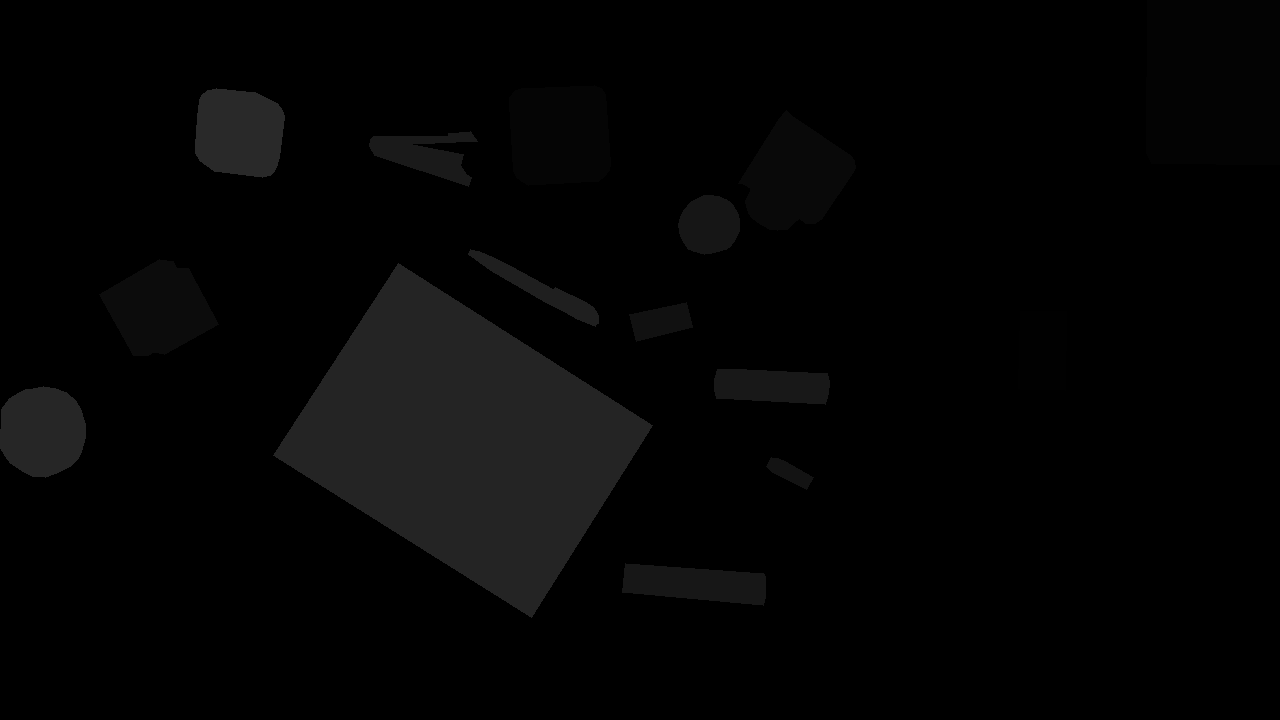
#> input picture Convert_Img_Color/target/10.png, 1280 x 720 px; its folder holds 4 pictures in this run
$ python convert_image_color.py
#> lines starting #> are read from the running program, lines starting #| are printed output that depends on the picture
import os
import sys
import time
from config import RL_Obj_List
import numpy as np
import cv2
import logging
IMAGE_CHANNEL = 3

logger = logging.getLogger("seg_detector")

def convert_color_seg(grey_label_array):
    t1 = time.time()

    height = grey_label_array.shape[0]
    width = grey_label_array.shape[1]
    channel = IMAGE_CHANNEL

    shape = (height, width, channel)
    color_label = np.zeros(shape=shape, dtype=np.uint8)

    for i in np.unique(grey_label_array):
        list0 = np.where(grey_label_array == i)
        color = RL_Obj_List[i][1]
        color_label[list0[0], list0[1]] = color

    t2 = time.time()

    logger.info("time spend : {:07.4f} on convert_color_seg".format(t2-t1))
    cv2.imshow("color_seg_show", color_label)
    cv2.waitKey(1)
    return np.copy(color_label)

if __name__ == "__main__":

    logging.basicConfig(stream=sys.stdout, level=logging.INFO)

    # read images
    for idx, path in enumerate(os.listdir("target/")):
        image = cv2.imread("target/" + path, -1)
#> image is the input picture: shape (720, 1280); min 0, max 41, mean 4
        print("working on target/" + path)
        output_image = convert_color_seg(image)
#> the loop in convert_color_seg, `for i in np.unique(grey_label_array):` made 16 passes
#> (i, list0, color) on passes 4 to 12: (5, 9232 positions, rows 85 to 185, columns 509 to 610, (255, 0, 255)), (9, 8647 positions, rows 110 to 230, columns 738 to 855, (0, 255, 127)), (12, 7306 positions, rows 259 to 355, columns 99 to 218, (255, 127, 0)), (17, 1592 positions, rows 302 to 341, columns 629 to 692, (127, 127, 127)), (19, 704 positions, rows 457 to 489, columns 766 to 813, (127, 63, 255)), (22, 2888 positions, rows 195 to 254, columns 678 to 739, (255, 63, 127)), (23, 4367 positions, rows 563 to 605, columns 622 to 765, (255, 127, 63)), (24, 3498 positions, rows 369 to 404, columns 714 to 829, (0, 63, 255)), (26, 3051 positions, rows 131 to 186, columns 369 to 477, (0, 255, 63))
#> (list0, color) on passes 1 to 3: (769991 positions, rows 0 to 719, columns 0 to 1279, (0, 0, 0)), (3753 positions, rows 311 to 390, columns 1018 to 1066, (0, 0, 255)), (21933 positions, rows 0 to 164, columns 1146 to 1279, (255, 0, 0))
#> after the loop in convert_color_seg, `for i in np.unique(grey_label_array):`:
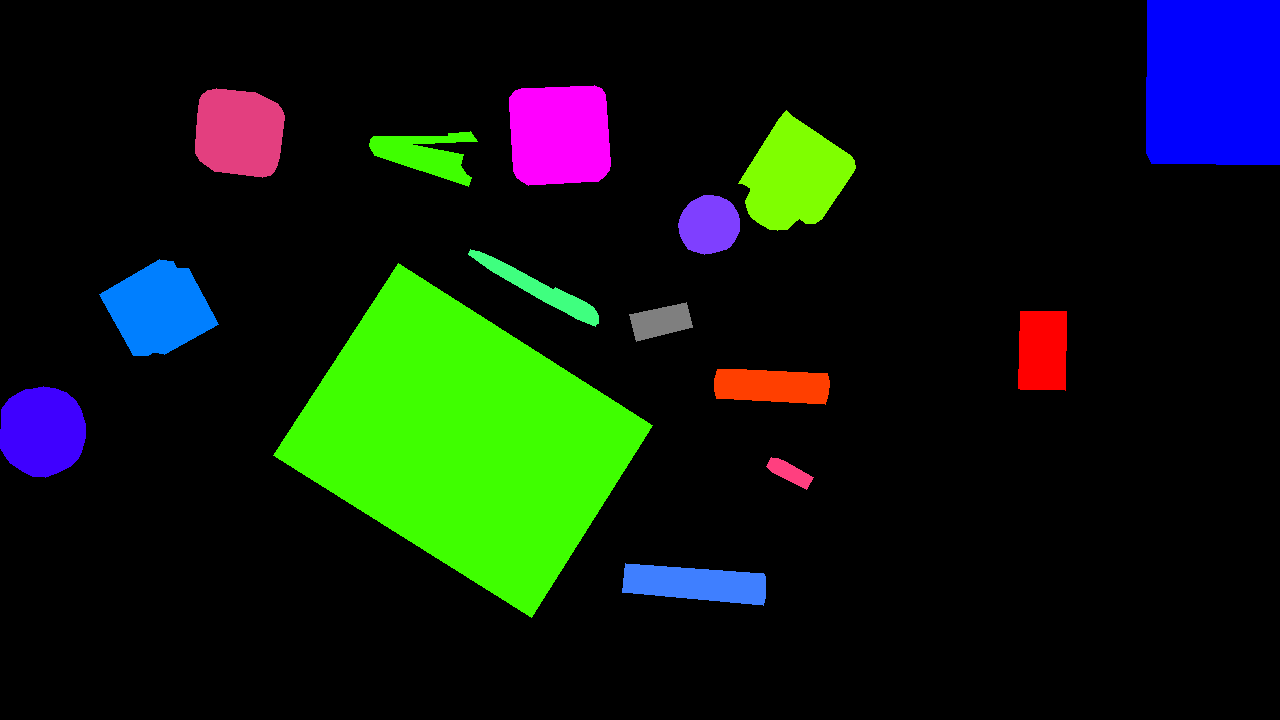
#> color_label: shape (720, 1280, 3); mean of channels 0, 1, 2 15.9, 25.8, 14.1; drawn as B, G, R
        cv2.imwrite("color_target/" + path, output_image)

        image = cv2.imread("test/" + path, -1)
        print("working on test/" + path)
        output_image = convert_color_seg(image)
#> the loop in convert_color_seg (call 2), `for i in np.unique(grey_label_array):` made 16 passes
        cv2.imwrite("color_test/" + path, output_image)
#> pass 2 of the loop `for idx, path in enumerate(os.listdir("target/")):`:
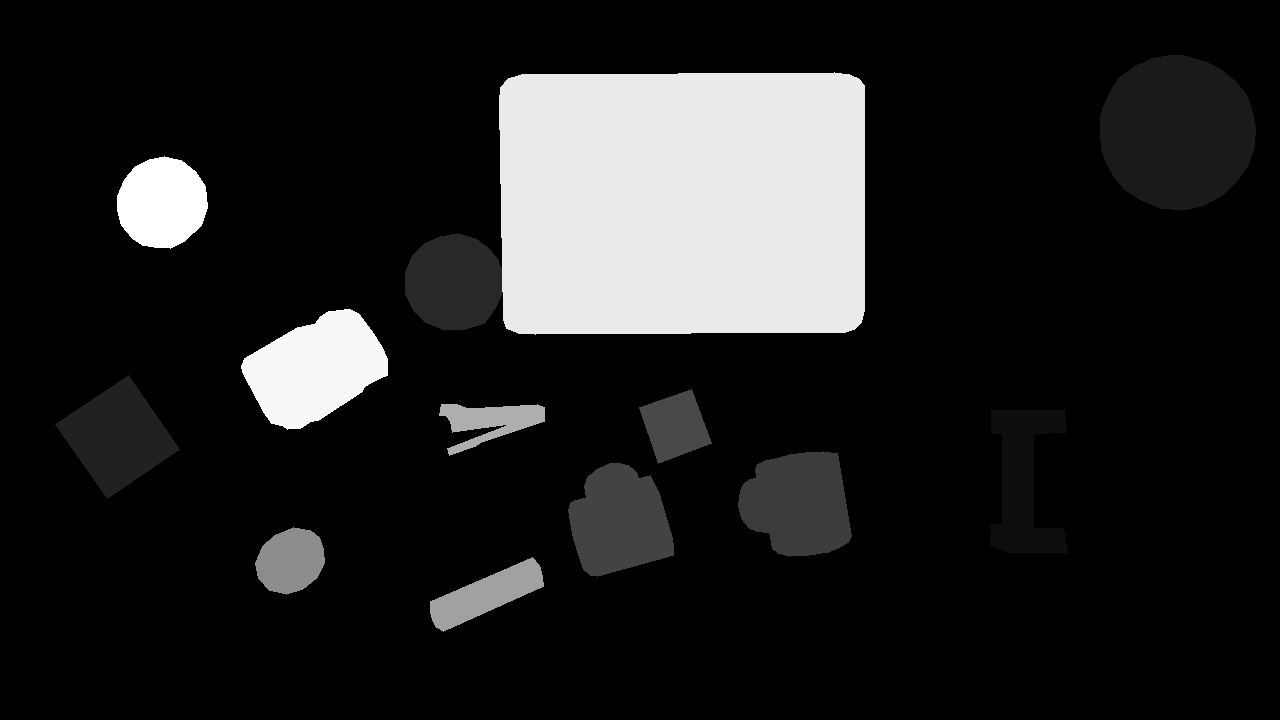
#> input picture Convert_Img_Color/target/101.png, 1280 x 720 px
#> image is the input picture: shape (720, 1280); min 0, max 38, mean 5
#> the loop in convert_color_seg (call 3), `for i in np.unique(grey_label_array):` made 14 passes
#> (i, list0, color) on passes 3 to 8: (4, 18987 positions, rows 55 to 210, columns 1100 to 1255, (0, 255, 255)), (5, 8012 positions, rows 375 to 498, columns 55 to 179, (255, 0, 255)), (6, 7502 positions, rows 233 to 330, columns 405 to 502, (255, 255, 0)), (9, 9205 positions, rows 451 to 556, columns 738 to 851, (0, 255, 127)), (10, 8682 positions, rows 463 to 576, columns 568 to 673, (127, 255, 0)), (11, 3332 positions, rows 389 to 463, columns 639 to 711, (255, 0, 127))
#> after the loop in convert_color_seg (call 3), `for i in np.unique(grey_label_array):`:
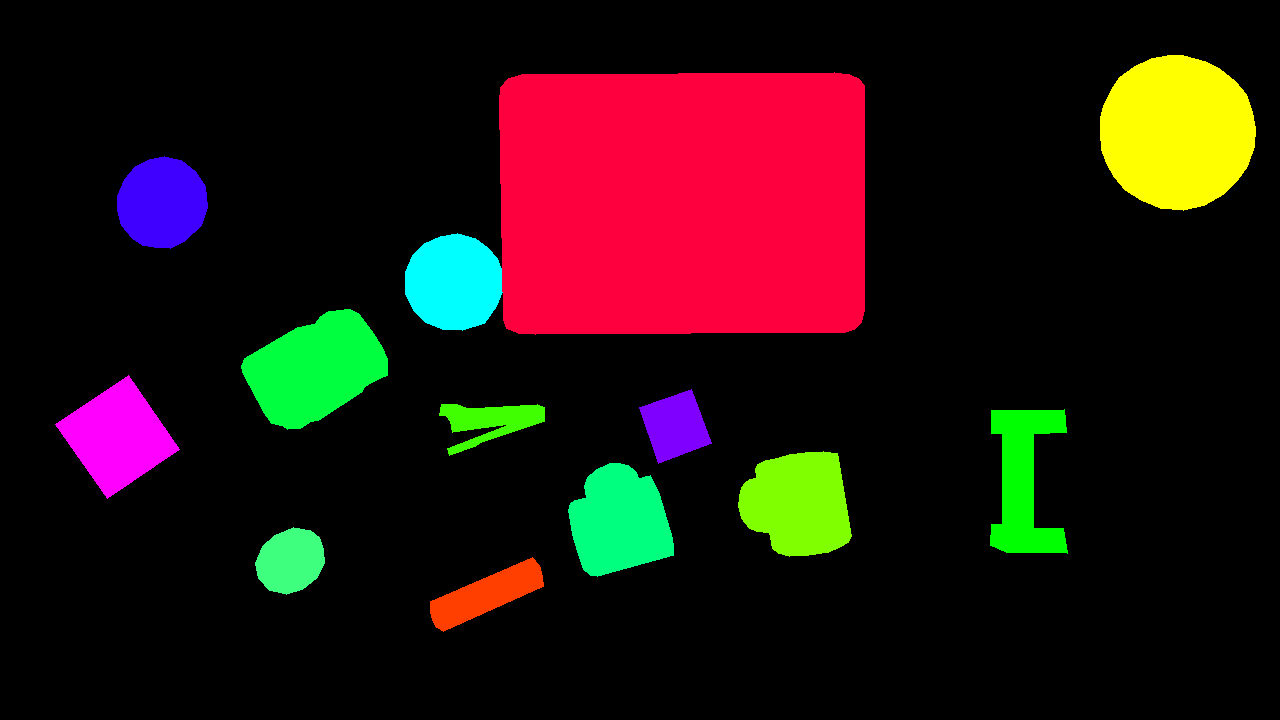
#> color_label: shape (720, 1280, 3); mean of channels 0, 1, 2 15.9, 19.2, 37.2; drawn as B, G, R
#> pass 3 of the loop `for idx, path in enumerate(os.listdir("target/")):`:
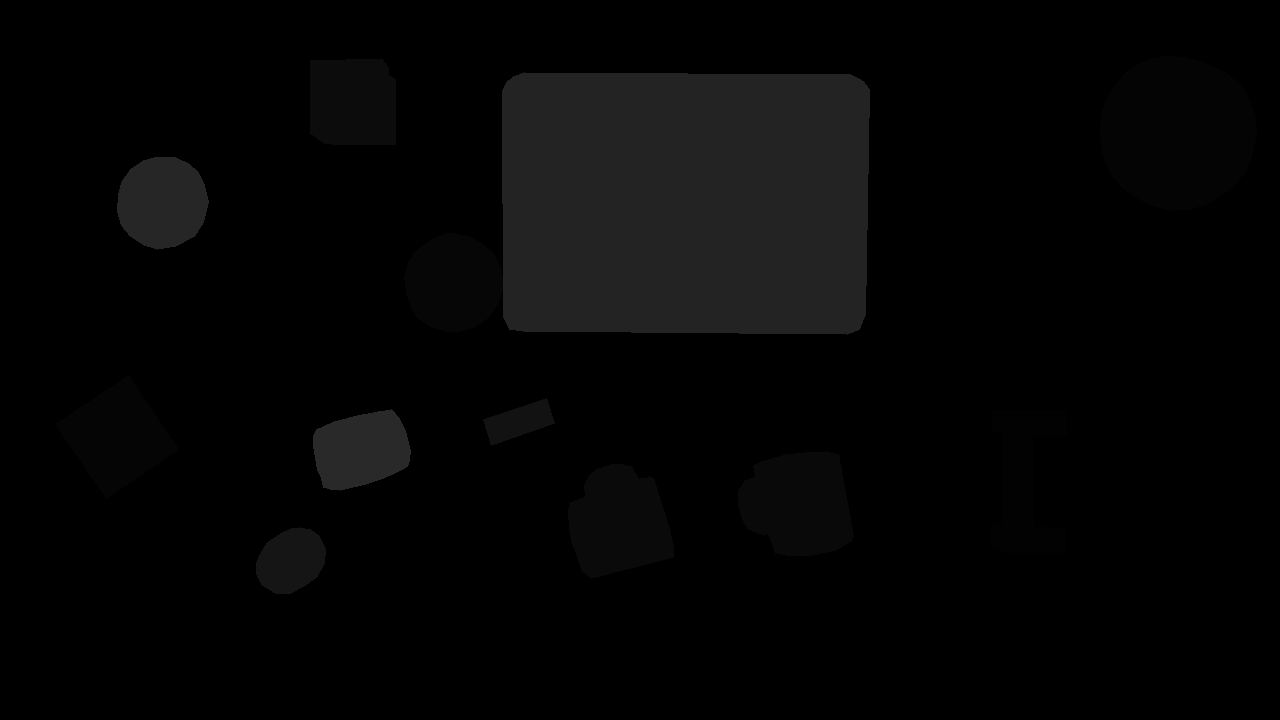
#> input picture Convert_Img_Color/target/102.png, 1280 x 720 px
#> image is the input picture: shape (720, 1280); min 0, max 41, mean 4.7
#> the loop in convert_color_seg (call 5), `for i in np.unique(grey_label_array):` made 13 passes
#> (i, list0, color) on passes 3 to 8: (4, 19003 positions, rows 55 to 210, columns 1100 to 1256, (0, 255, 255)), (5, 7963 positions, rows 375 to 498, columns 55 to 178, (255, 0, 255)), (6, 7586 positions, rows 233 to 331, columns 404 to 502, (255, 255, 0)), (9, 9472 positions, rows 451 to 556, columns 738 to 853, (0, 255, 127)), (10, 8868 positions, rows 464 to 578, columns 568 to 673, (127, 255, 0)), (12, 7109 positions, rows 58 to 145, columns 310 to 395, (255, 127, 0))
#> after the loop in convert_color_seg (call 5), `for i in np.unique(grey_label_array):`:
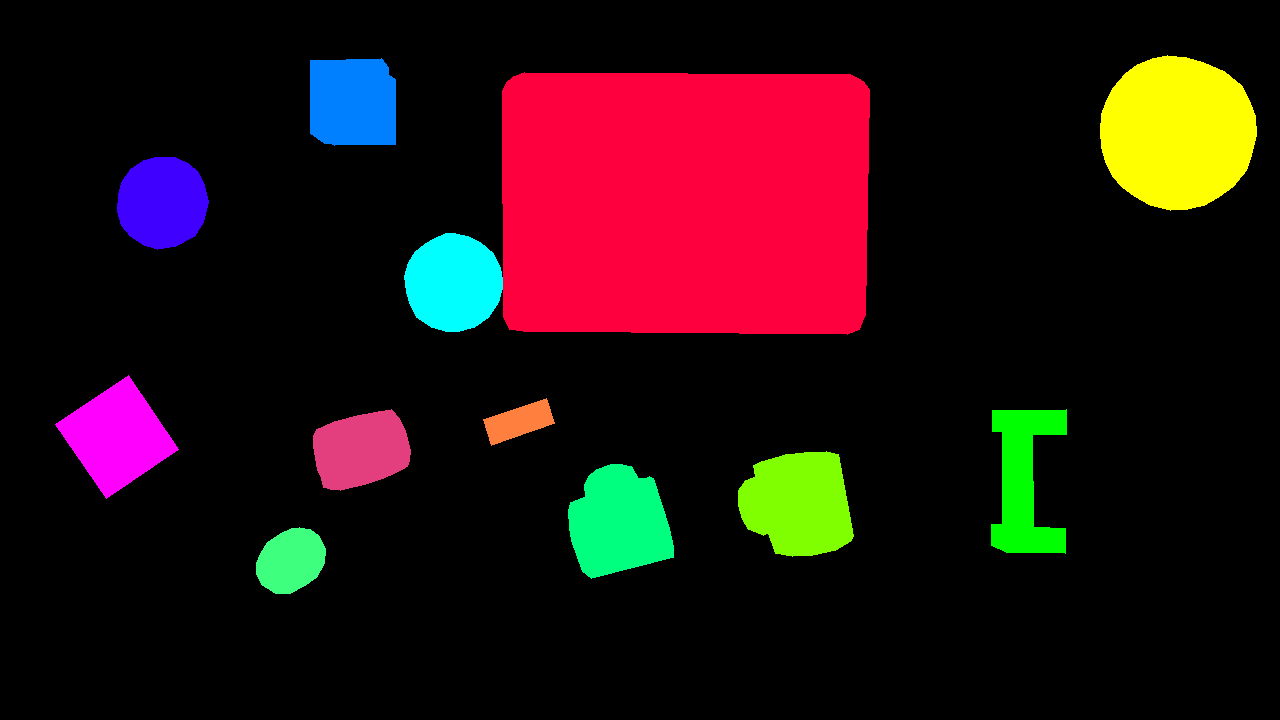
#> color_label: shape (720, 1280, 3); mean of channels 0, 1, 2 17.2, 16.9, 37.6; drawn as B, G, R
#> the loop made 4 passes; the first 3 are shown
